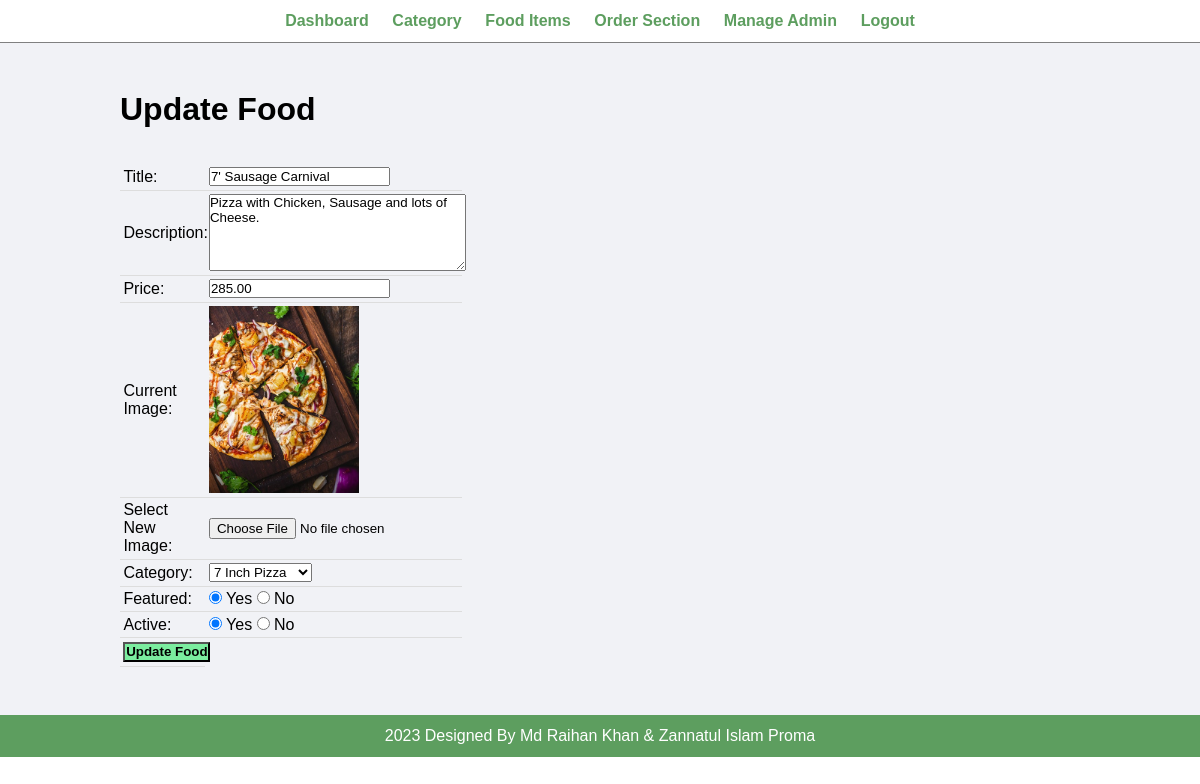
Page /admin/update-food.php?id=4 (signed in) on the committed database.
### tables this page shows
CREATE TABLE `tbl_food` (
  `id` int(10) UNSIGNED NOT NULL,
  `title` varchar(100) NOT NULL,
  `description` text NOT NULL,
  `price` decimal(10,2) NOT NULL,
  `image_name` varchar(255) NOT NULL,
  `category_id` int(10) UNSIGNED NOT NULL,
  `featured` varchar(10) NOT NULL,
  `active` varchar(10) NOT NULL
);

CREATE TABLE `tbl_category` (
  `id` int(10) UNSIGNED NOT NULL,
  `title` varchar(100) NOT NULL,
  `image_name` varchar(255) NOT NULL,
  `featured` varchar(10) NOT NULL,
  `active` varchar(10) NOT NULL
);

### admin/update-food.php (the view, shortened to what this page needs)
<?php include('partials/menu.php'); ?>
<?php
    if(isset($_GET['id']))
    {
        $id = $_GET['id'];
        $sql2 = "SELECT * FROM tbl_food WHERE id=$id";
        $res2 = mysqli_query($conn, $sql2);
        $row2 = mysqli_fetch_assoc($res2);
        $title = $row2['title'];
        $description = $row2['description'];
        $price = $row2['price'];
        $current_image = $row2['image_name'];
        $current_category = $row2['category_id'];
        $featured = $row2['featured'];
        $active = $row2['active'];
    }
    else
    {
        header('location:'.SITEURL.'admin/manage-food.php');
    }
?>
<div class="main-content">
    <div class="wrapper">
        <h1>Update Food</h1>
        <br><br>
        <form action="" method="POST" enctype="multipart/form-data">
        <table class="tbl-30">
            <tr>
                <td>Title: </td>
                <td>
                    <input type="text" name="title" value="<?php echo $title; ?>">
                </td>
            </tr>
            <tr>
                <td>Description: </td>
                <td>
                    <textarea name="description" cols="30" rows="5"><?php echo $description; ?></textarea>
                </td>
            </tr>
            <tr>
                <td>Price: </td>
                <td>
                    <input type="number" name="price" value="<?php echo $price; ?>">
                </td>
            </tr>
            <tr>
                <td>Current Image: </td>
                <td>
                    <?php
                        if($current_image == "")
                        {
                            echo "<div class='error'>Image not Available.</div>";
                        }
                        else
                        {
                            ?>
                            <img src="<?php echo SITEURL; ?>images/food/<?php echo $current_image; ?>" width="150px">
                            <?php
                        }
                    ?>
                </td>
            </tr>
            <tr>
                <td>Select New Image: </td>
                <td>
                    <input type="file" name="image">
                </td>
            </tr>
            <tr>
                <td>Category: </td>
                <td>
                    <select name="category">
                        <?php
                            $sql = "SELECT * FROM tbl_category WHERE active='Yes'";
                            $res = mysqli_query($conn, $sql);
                            $count = mysqli_num_rows($res);
                            if($count>0)
                            {
                                while($row=mysqli_fetch_assoc($res))
                                {
                                    $category_title = $row['title'];
                                    $category_id = $row['id'];
                                    ?>
                                    <option <?php if($current_category==$category_id){echo "selected";} ?> value="<?php echo $category_id; ?>"><?php echo $category_title; ?></option>
                                    <?php
                                }
                            }
                            else
                            {
                                echo "<option value='0'>Category Not Available.</option>";
                            }
                        ?>
                    </select>
                </td>
            </tr>
            <tr>
                <td>Featured: </td>
                <td>
                    <input <?php if($featured=="Yes") {echo "checked";} ?> type="radio" name="featured" value="Yes"> Yes
                    <input <?php if($featured=="No") {echo "checked";} ?> type="radio" name="featured" value="No"> No
                </td>
            </tr>
            <tr>
                <td>Active: </td>
                <td>
                    <input <?php if($active=="Yes") {echo "checked";} ?> type="radio" name="active" value="Yes"> Yes
                    <input <?php if($active=="No") {echo "checked";} ?> type="radio" name="active" value="No"> No
                </td>
            </tr>
            <tr>
                <td>
                    <input type="submit" name="submit" value="Update Food" class="btn-secondary">
                </td>
            </tr>
        </table>
        </form>
    </div>
</div>
<?php include('partials/footer.php'); ?>

### css/admin.css (style rules this page uses)
* { margin: 0; padding: 0; font-family: Arial, Helvetica, sans-serif; }
.wrapper { padding: 1%; width: 80%; margin: 0 auto; }
.tbl-30 { width: 30%; }
table { border-collapse: collapse; width: 100%; }
th, td { padding: 8px; text-align: left; border-bottom: 1px solid #ddd; }
table tr td { padding: 1%; }
.btn-secondary { background-color: #7bed9f; padding: 1%; color: black; text-decoration: none; font-weight: bold; }
.main-content { background-color: #f1f2f6; padding: 3% 0; }

### rows in the picture
tbl_food: title "7' Sausage Carnival", description "Pizza with Chicken, Sausage and lots of Cheese.", price "285.00", image_name (picture), category "7 Inch Pizza", featured "☑", active "☑"
